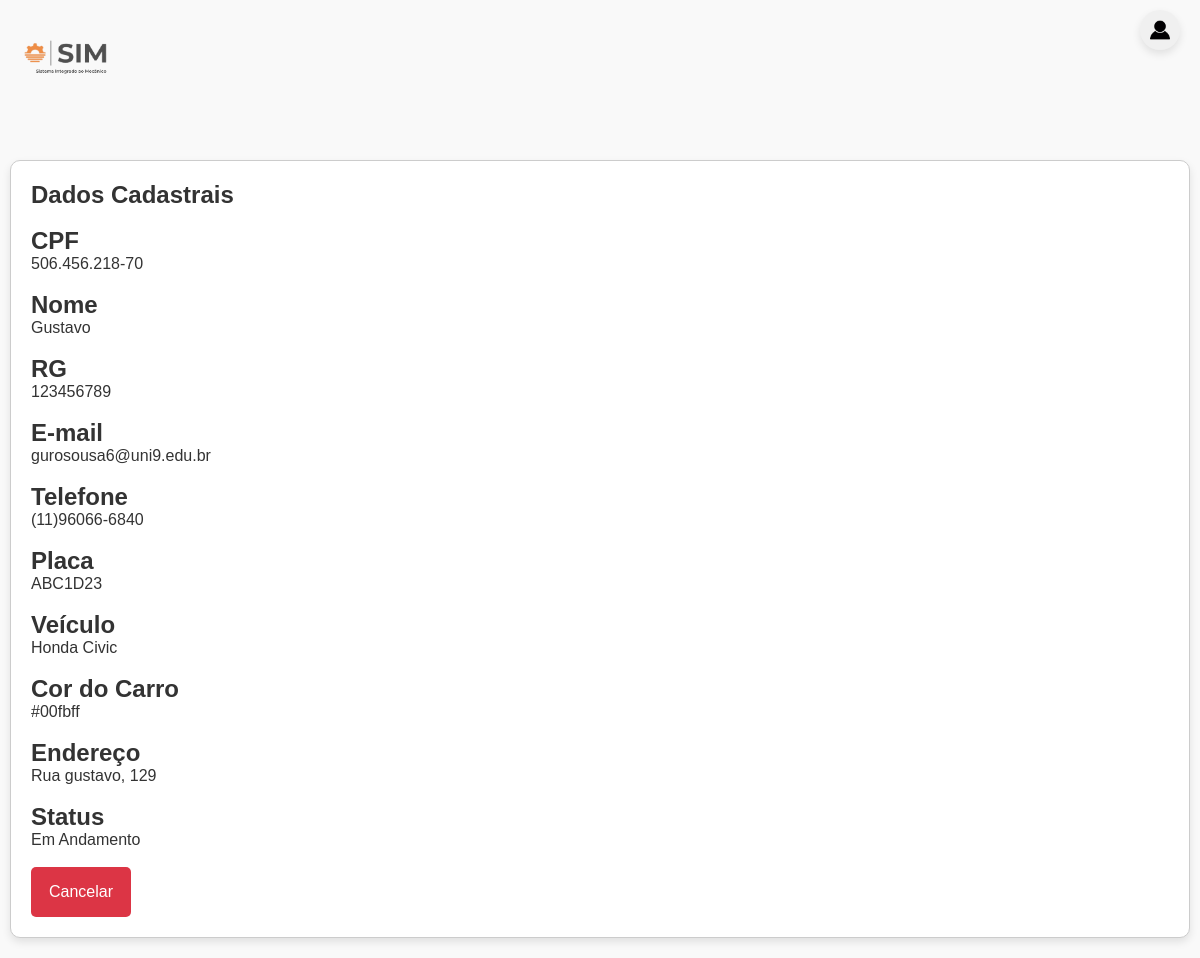
Before: /Visualizar.php?idPf=7 (signed in) with the older database file.
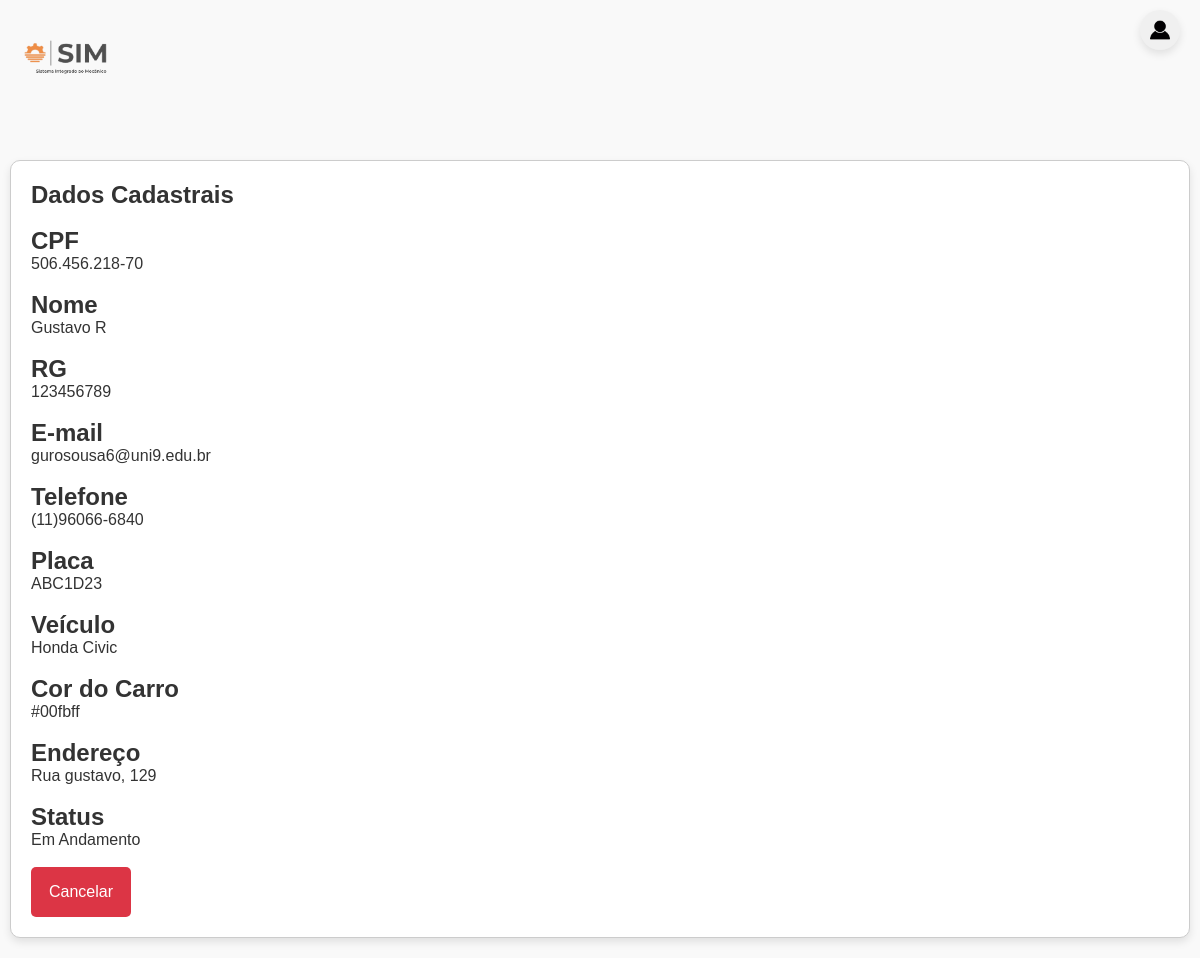
After: the same page with the newer database file.
### tables this page shows
CREATE TABLE `tb_pf` (
  `idPf` int(11) NOT NULL COMMENT 'PK do pf',
  `cpf` char(14) NOT NULL COMMENT 'CPF do cliente PF',
  `nome` varchar(100) NOT NULL COMMENT 'Nome do cliente PF',
  `rg` char(12) NOT NULL COMMENT 'RG do cliente PF',
  `nascimento` date NOT NULL COMMENT 'Data de nascimento do cliente PF',
  `email` varchar(50) NOT NULL COMMENT 'Email do cliente PF',
  `celular` char(14) NOT NULL COMMENT 'Número de celular do cliente PF',
  `idVeiculo` int(11) NOT NULL COMMENT 'FK do veiculo',
  `placa` char(7) NOT NULL COMMENT 'Placa do carro do cliente PF',
  `corCarro` varchar(20) NOT NULL COMMENT 'Cor do carro do cliente PF',
  `endereco` varchar(150) NOT NULL COMMENT 'Endereço do cliente PF'
);

CREATE TABLE `tb_veiculo` (
  `idVeiculo` int(11) NOT NULL COMMENT 'PK do Veículo',
  `marca` varchar(20) NOT NULL COMMENT 'Marca do veículo',
  `modelo` varchar(20) NOT NULL COMMENT 'Modelo do veículo'
);

### Visualizar.php (the view, shortened to what this page needs)
<?php
require_once("conexaobd.php");
?>
<?php
$idPf = $_GET ['idPf'];
$ClientePF = "select * from tb_pf inner join tb_veiculo on tb_pf.idVeiculo = tb_veiculo.idVeiculo where tb_pf.idPf = $idPf";
$rs_PF = mysqli_query($conn_bd_sim, $ClientePF) or die($mysqli_error($conn_bd_sim));
$row_rs_PF = mysqli_fetch_assoc($rs_PF);
?>
<!DOCTYPE html>
<html lang="pt-br">
<head>
    <link rel="stylesheet" href="formularioCAD.css">
</head>
<body>
    <header>
        <div class="logo">
            <img src="imagens/logo1.png" alt="Logo">
        </div>
        <div class="user-button">
            <img src="imagens/usuario.png" alt="Usuário">
    </header>
    <section class="form-section-cpf">
    <h2>Dados Cadastrais</h2></br>
            <div class="form-group-cpf">
               <h1>CPF</h1>
                <p> <?php echo($row_rs_PF['cpf']);?> </p>
            </div>
            <br>
            <div class="form-group-cpf">
            <h1>Nome</h1>
            <p> <?php echo($row_rs_PF['nome']);?> </p>
            </div>
            <br>
            <div class="form-group-cpf">
            <h1>RG</h1>
            <p> <?php echo($row_rs_PF['rg']);?> </p>
            </div>
            <br>
            <div class="form-group-cpf">
            <h1>E-mail</h1>
            <p> <?php echo($row_rs_PF['email']);?> </p>
            </div>
            <br>
            <div class="form-group-cpf">
            <h1>Telefone</h1>
            <p> <?php echo($row_rs_PF['celular']);?> </p>
            </div>
            <br>
            <div class="form-group-cpf">
            <h1>Placa</h1>
            <p> <?php echo($row_rs_PF['placa']);?> </p>
            </div>
            <br>
            <div class="form-group-cpf">
            <h1>Veículo</h1>
            <p> <?php echo($row_rs_PF['marca']." ".$row_rs_PF['modelo']); ?></p>
            </div>
            <br>
            <div class="form-group-cpf">
            <h1>Cor do Carro</h1>
            <p> <?php echo($row_rs_PF['corCarro']);?> </p>
            </div>
            <br>
            <div class="form-group-cpf">
            <h1>Endereço</h1>
            <p> <?php echo($row_rs_PF['endereco']);?> </p>
            </div>
            <br>
            <div class="form-group-cpf">
            <h1>Status</h1>
            <p> Em Andamento </p>
            </div>
            <br>
            <input type="reset" value="Cancelar" onclick="window.location.href='ListaCadastro.php'">
    </section>
</body>
</html>

Changed rows visible on the page:
changed tb_pf "gurosousa6@uni9.edu.br": nome "Gustavo" → "Gustavo R"
